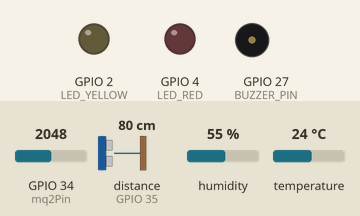
Simulated run of this program. Board: ESP32. Parts: output pins drawn as LEDs (lit = HIGH), buzzer (waves = sounding, pin HIGH). Wiring (from diagram.json): ultrasonic range finder: trigger GPIO 16; echo GPIO 35. Inputs (shaded band) come from the test bench; at power-on: distance to the obstacle (sensor on GPIO 35) 80 cm, GPIO 34 (mq2Pin) = 2048, humidity 55 %, temperature 24 °C (analog values on the 0–4095 scale). The echo pulse lasts 58.3 µs per cm; WiFi joins after 1.5 s; servers stay silent unless stated; pins used as bus, display or sensor lines are not drawn; what the program prints to the serial monitor is not drawn.

Above: at 2.7 s.
2.8 s: distance to the obstacle (sensor on GPIO 35) set to 44 cm
5.5 s: distance to the obstacle (sensor on GPIO 35) set to 37 cm
At 6.8 s:
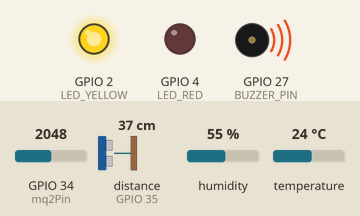
8.2 s: distance to the obstacle (sensor on GPIO 35) set to 60 cm
At 11.7 s:
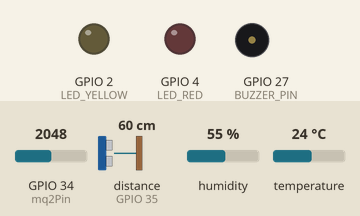
12.0 s: distance to the obstacle (sensor on GPIO 35) set to 2 cm
At 15.7 s:
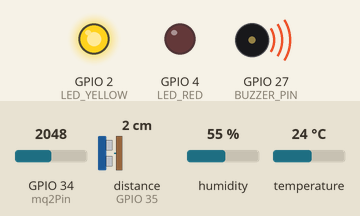
Timing chart, 0 to 17.1 s (numbered marks = the images above; inputs shaded):
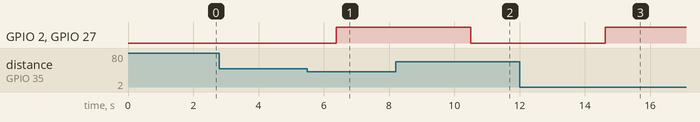

The program:

main.cpp
```cpp
#include <WiFi.h>                // Thư viện WiFi cho ESP32
#include <FirebaseESP32.h>       // Thư viện Firebase cho ESP32
#include <DHT.h>

const char* ssid = "Wokwi-GUEST";
const char* password = "";

#define FIREBASE_HOST "iot-lt-2cecc-default-rtdb.firebaseio.com"
#define FIREBASE_AUTH "k9jcxvvKO4inaBCp9V34P0mWesTSO9r8htijyMg0"

// Cấu hình chân
#define DHTPIN 5          // Chân DHT22 DATA
#define DHTTYPE DHT22
#define TRIG_PIN 16
#define ECHO_PIN 35
#define BUZZER_PIN 27
#define LED_RED 4
#define LED_YELLOW 2
#define mq2Pin 34

DHT dht(DHTPIN, DHTTYPE);

FirebaseData firebaseData;
FirebaseConfig config;
FirebaseAuth auth;

unsigned long lastSendTime = 0;
const unsigned long sendInterval = 20000;  // 20 giây

void setup() {
  Serial.begin(115200);
  dht.begin();

  pinMode(TRIG_PIN, OUTPUT);
  pinMode(ECHO_PIN, INPUT);
  pinMode(BUZZER_PIN, OUTPUT);
  pinMode(LED_RED, OUTPUT);
  pinMode(LED_YELLOW, OUTPUT);
  pinMode(mq2Pin, INPUT);
  digitalWrite(LED_RED, LOW);
  digitalWrite(LED_YELLOW, LOW);
  Serial.println("Đang kết nối WiFi...");
  WiFi.begin(ssid, password);
  while (WiFi.status() != WL_CONNECTED) {
    delay(500);
  }
  Serial.println("\nWiFi đã kết nối!");
  Serial.print("IP: ");
  Serial.println(WiFi.localIP());
  config.host = FIREBASE_HOST;
  config.signer.tokens.legacy_token = FIREBASE_AUTH;

  // Bắt đầu kết nối Firebase
  Firebase.begin(&config, &auth);
  Firebase.reconnectWiFi(true);
  Serial.println("Firebase đã sẵn sàng!");
}

float readDistanceCM() {
  digitalWrite(TRIG_PIN, LOW);
  delayMicroseconds(2);
  digitalWrite(TRIG_PIN, HIGH);
  delayMicroseconds(10);
  digitalWrite(TRIG_PIN, LOW);
  long duration = pulseIn(ECHO_PIN, HIGH);
  float distance = duration * 0.034 / 2;
  return distance;
}
void sendDataToFirebase(float temperature, float humidity, float distance, int gasLevel) {
  // Gửi nhiệt độ
  Firebase.setFloat(firebaseData, "/sensor/temperature", temperature);
  Firebase.setFloat(firebaseData, "/sensor/humidity", humidity);
  Firebase.setFloat(firebaseData, "/sensor/distance", distance);
  Firebase.setFloat(firebaseData, "/sensor/gas", gasLevel);
  Serial.println("\nGửi thông tin hoàn tất!");
  analogReadResolution(10);

}
void loop() {
  float humidity = dht.readHumidity();
  float temperature = dht.readTemperature();
  float distance = readDistanceCM();
  int gasLevel = analogRead(mq2Pin);

  sendDataToFirebase(temperature, humidity, distance, gasLevel);
  Serial.printf("Temp: %.1f°C | Hum: %.1f%% | Dist: %.1f cm | Gas: %d", temperature, humidity, distance, gasLevel);

  // Điều kiện bật LED/buzzer nếu quá ngưỡng
    if ((temperature > 40) && (humidity < 40))
  {
    digitalWrite(LED_RED, HIGH);
    Firebase.setFloat(firebaseData, "/thietbicanhbao/led_red", 1);
  }
  else
  {
    digitalWrite(LED_RED, LOW);
    Firebase.setFloat(firebaseData, "/thietbicanhbao/led_red", 0);
  }

  if (distance < 40) {
    digitalWrite(LED_YELLOW, HIGH);
    digitalWrite(BUZZER_PIN, HIGH);
    Firebase.setFloat(firebaseData, "/thietbicanhbao/led_yellow", 1);
    Firebase.setFloat(firebaseData, "/thietbicanhbao/buzzer", 1);
  } else {
    digitalWrite(LED_YELLOW, LOW);
    digitalWrite(BUZZER_PIN, LOW);
    Firebase.setFloat(firebaseData, "/thietbicanhbao/led_yellow", 0);
    Firebase.setFloat(firebaseData, "/thietbicanhbao/buzzer", 0);
  }

  delay(1000);
}
```

Measured:
- the behaviour switches between 41 and 40 cm on distance to the obstacle (sensor on GPIO 35) (found by bisection; images 0 and 1)
- after the input at 2.8 s, every drawn part: stays the same
- after the input at 5.5 s, GPIO 2 (LED_YELLOW), GPIO 27 (BUZZER_PIN): LOW → HIGH after 0.89 s
- after the input at 8.2 s, GPIO 2 (LED_YELLOW), GPIO 27 (BUZZER_PIN): HIGH → LOW after 2.3 s
- after the input at 12.0 s, GPIO 2 (LED_YELLOW), GPIO 27 (BUZZER_PIN): LOW → HIGH after 2.6 s
